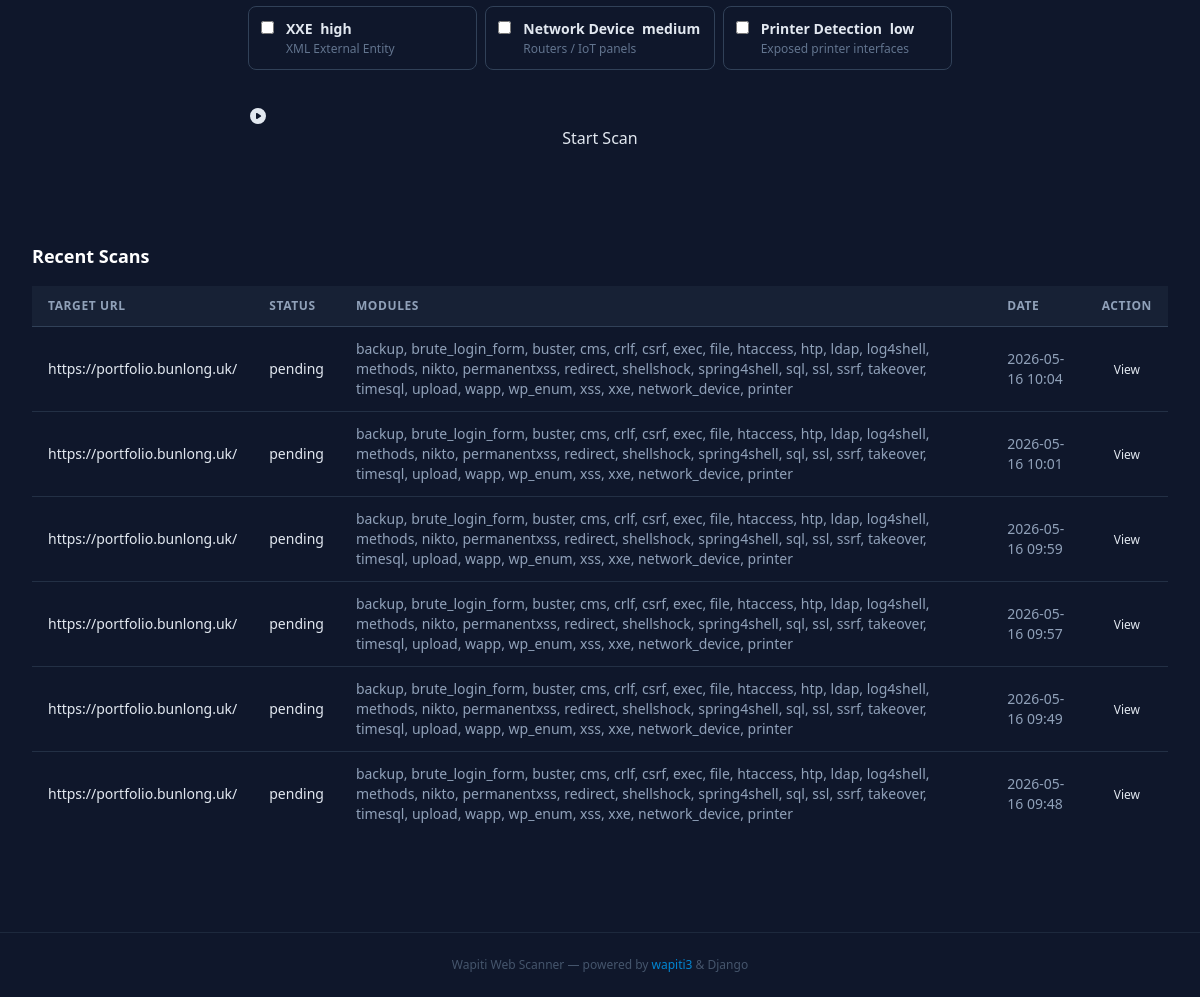
Before: / (lower part) with the older database file.
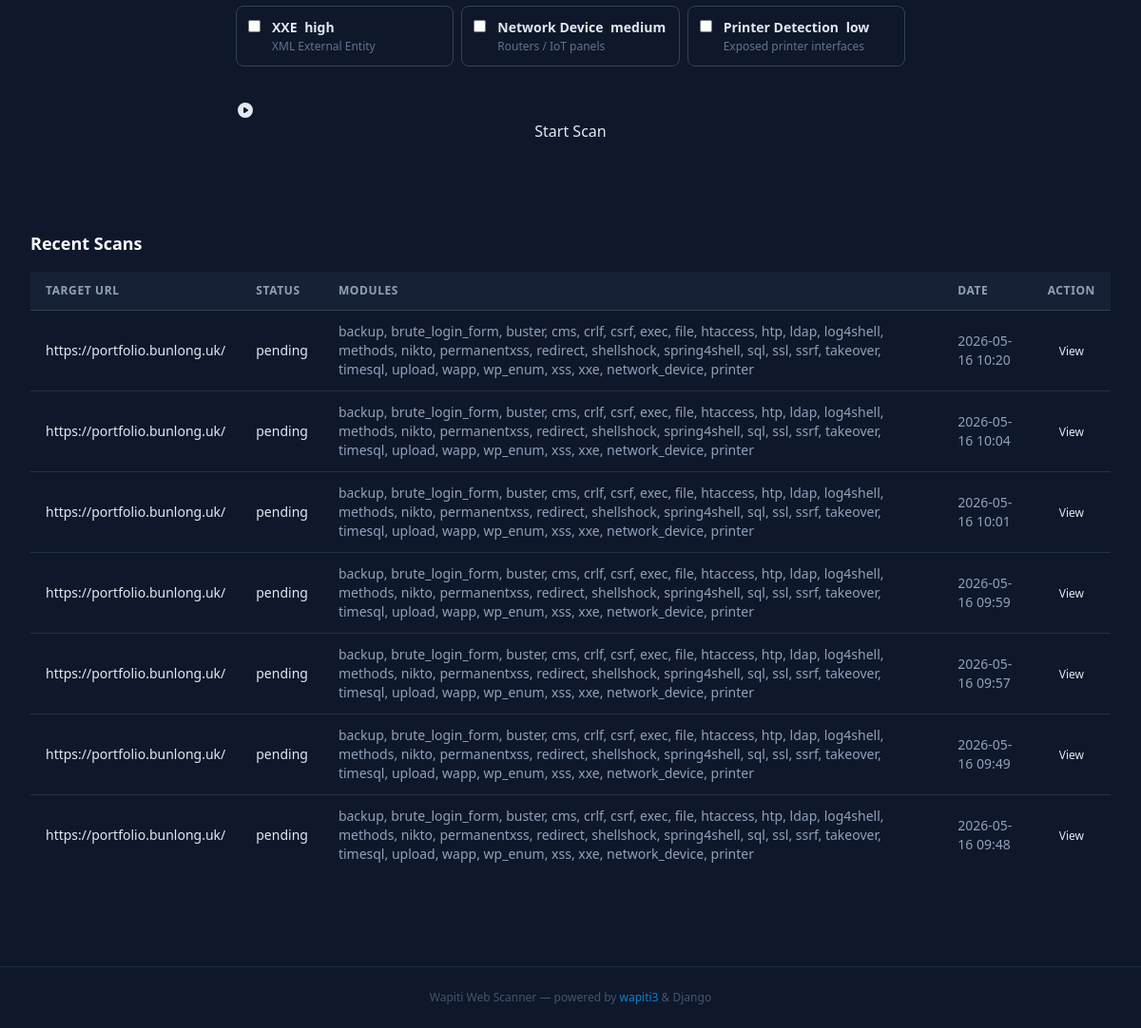
After: the same page with the newer database file.
### scanner/models.py (models this page shows, shortened)
class ScanJob(models.Model):
    STATUS_CHOICES = [
        ('pending',  'Pending'),
        ('running',  'Running'),
        ('done',     'Done'),
        ('failed',   'Failed'),
    ]
    id          = models.UUIDField(primary_key=True, default=uuid.uuid4, editable=False)
    target_url  = models.URLField(max_length=500)
    status      = models.CharField(max_length=20, choices=STATUS_CHOICES, default='pending')
    modules     = models.JSONField(default=list)       # selected wapiti modules
    created_at  = models.DateTimeField(auto_now_add=True)
    updated_at  = models.DateTimeField(auto_now=True)
    report_json = models.JSONField(null=True, blank=True)
    error_msg   = models.TextField(blank=True)
    class Meta:
        ordering = ['-created_at']

### scanner/views.py (the view)
# urls.py: path('',                                    views.index,               name='index'),
def index(request):
    recent_scans = ScanJob.objects.all()[:20]
    context = {
        'recent_scans': recent_scans,
        'all_modules': WAPITI_MODULES,
        'suggested_modules': [],
    }
    return render(request, 'scanner/index.html', context)

### scanner/templates/scanner/index.html (shortened to what this page needs)
{% extends "scanner/base.html" %}
{% block content %}
<div class="mx-auto mb-12 max-w-3xl">
  <div class="card p-6 sm:p-8">
    <form method="post" action="{% url 'start_scan' %}" id="scanForm">
      <div class="mb-6">
        <div class="grid grid-cols-1 gap-2 sm:grid-cols-2 lg:grid-cols-3" id="moduleGrid">
          {% for key, meta in all_modules.items %}
          <label for="mod_{{ key }}"
                 class="module-item flex cursor-pointer items-start gap-3 rounded-lg
                        border border-slate-700 bg-slate-900 p-3
                        transition hover:border-slate-500 hover:bg-slate-800
                        has-[:checked]:border-sky-600 has-[:checked]:bg-slate-800">
            <input type="checkbox" name="modules" value="{{ key }}"
                   id="mod_{{ key }}" class="module-checkbox mt-0.5 accent-sky-500"/>
            <div class="min-w-0">
              <p class="truncate text-sm font-semibold text-slate-200">
                {{ meta.label }}
                <span class="badge badge-{{ meta.severity }} ml-1">{{ meta.severity }}</span>
              </p>
              <p class="mt-0.5 text-xs text-slate-500">{{ meta.desc }}</p>
            </div>
          </label>
          {% endfor %}
        </div>
      </div>
      <button type="submit" class="btn-primary w-full justify-center py-3 text-base">
        <svg xmlns="http://www.w3.org/2000/svg" class="h-5 w-5" viewBox="0 0 20 20" fill="currentColor">
          <path fill-rule="evenodd"
                d="M10 18a8 8 0 100-16 8 8 0 000 16zM9.555
                   7.168A1 1 0 008 8v4a1 1 0 001.555.832l3-2a1
                   1 0 000-1.664l-3-2z" clip-rule="evenodd"/>
        </svg>
        Start Scan
      </button>
    </form>
  </div>
</div>
{% if recent_scans %}
<section>
  <h3 class="mb-4 text-lg font-semibold text-white">Recent Scans</h3>
  <div class="card overflow-hidden">
    <div class="overflow-x-auto">
      <table class="w-full text-sm">
        <thead>
          <tr class="border-b border-slate-700 bg-slate-800/60 text-xs
                     uppercase tracking-wider text-slate-400">
            <th class="px-4 py-3 text-left">Target URL</th>
            <th class="px-4 py-3 text-left">Status</th>
            <th class="px-4 py-3 text-left">Modules</th>
            <th class="px-4 py-3 text-left">Date</th>
            <th class="px-4 py-3 text-left">Action</th>
          </tr>
        </thead>
        <tbody class="divide-y divide-slate-700/60">
          {% for scan in recent_scans %}
          <tr class="hover:bg-slate-800/40 transition">
            <td class="max-w-xs truncate px-4 py-3 font-medium text-slate-200">
              {{ scan.target_url }}
            </td>
            <td class="px-4 py-3">
              <span class="badge badge-{{ scan.status }}">{{ scan.status }}</span>
            </td>
            <td class="px-4 py-3 text-slate-400">
              {% if scan.modules %}
                {{ scan.modules|join:", " }}
              {% else %}
                <span class="text-slate-600">all</span>
              {% endif %}
            </td>
            <td class="px-4 py-3 text-slate-400">
              {{ scan.created_at|date:"Y-m-d H:i" }}
            </td>
            <td class="px-4 py-3">
              <a href="{% url 'scan_detail' scan.id %}"
                 class="btn-secondary py-1 px-3 text-xs">View</a>
            </td>
          </tr>
          {% endfor %}
        </tbody>
      </table>
    </div>
  </div>
</section>
{% else %}
<div class="rounded-xl border border-dashed border-slate-700 py-16 text-center text-slate-500">
  No scans yet. Enter a URL above to get started.
</div>
{% endif %}
{% endblock %}

### scanner/templates/scanner/base.html (shortened to what this page needs)
<!DOCTYPE html>
<html lang="en" class="h-full">
{% load static %}
<head>
  <link rel="stylesheet" href="{% static 'css/tailwind.css' %}"/>
</head>
<body class="min-h-full bg-slate-900 text-slate-200 antialiased">
  <main class="mx-auto max-w-7xl px-4 py-8 sm:px-6 lg:px-8">
    {% block content %}{% endblock %}
  </main>
  <footer class="mt-16 border-t border-slate-800 py-6 text-center text-xs text-slate-600">
    Wapiti Web Scanner &mdash; powered by
    <a href="https://wapiti-scanner.github.io/" target="_blank"
       class="text-sky-600 hover:underline">wapiti3</a>
    &amp; Django
  </footer>
</body>
</html>

Changed rows visible on the page:
added ScanJob: target_url "https://portfolio.bunlong.uk/", status "pending", modules "backup, brute_login_form, buster, cms, crlf, csrf, exec, file, htaccess, htp, ldap, log4shell, methods, nikto, permanentxss, redirect, shellshock, spring4shell, sql, ssl, ssrf, takeover, timesql, upload, wapp, wp_enum, xss, xxe, network_device, printer", created_at "2026-05-16 10:20"
